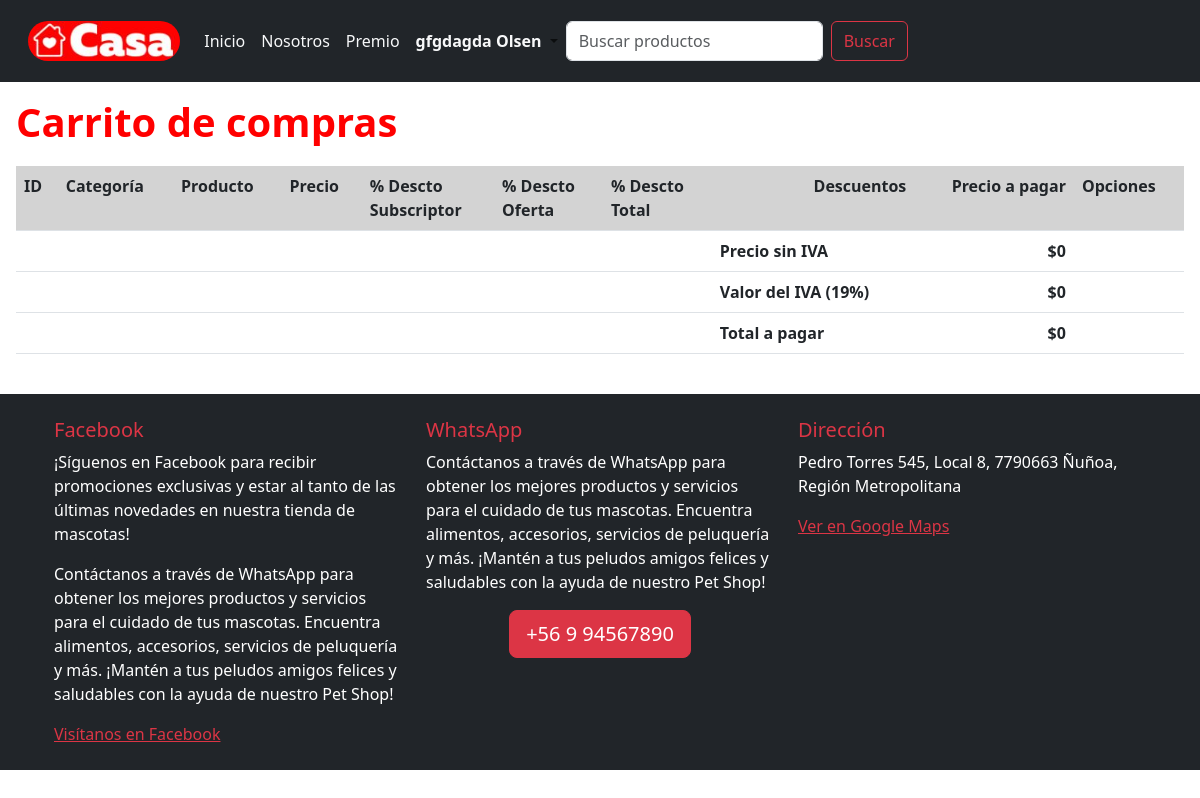
Before: /carrito (signed in) with the older database file.
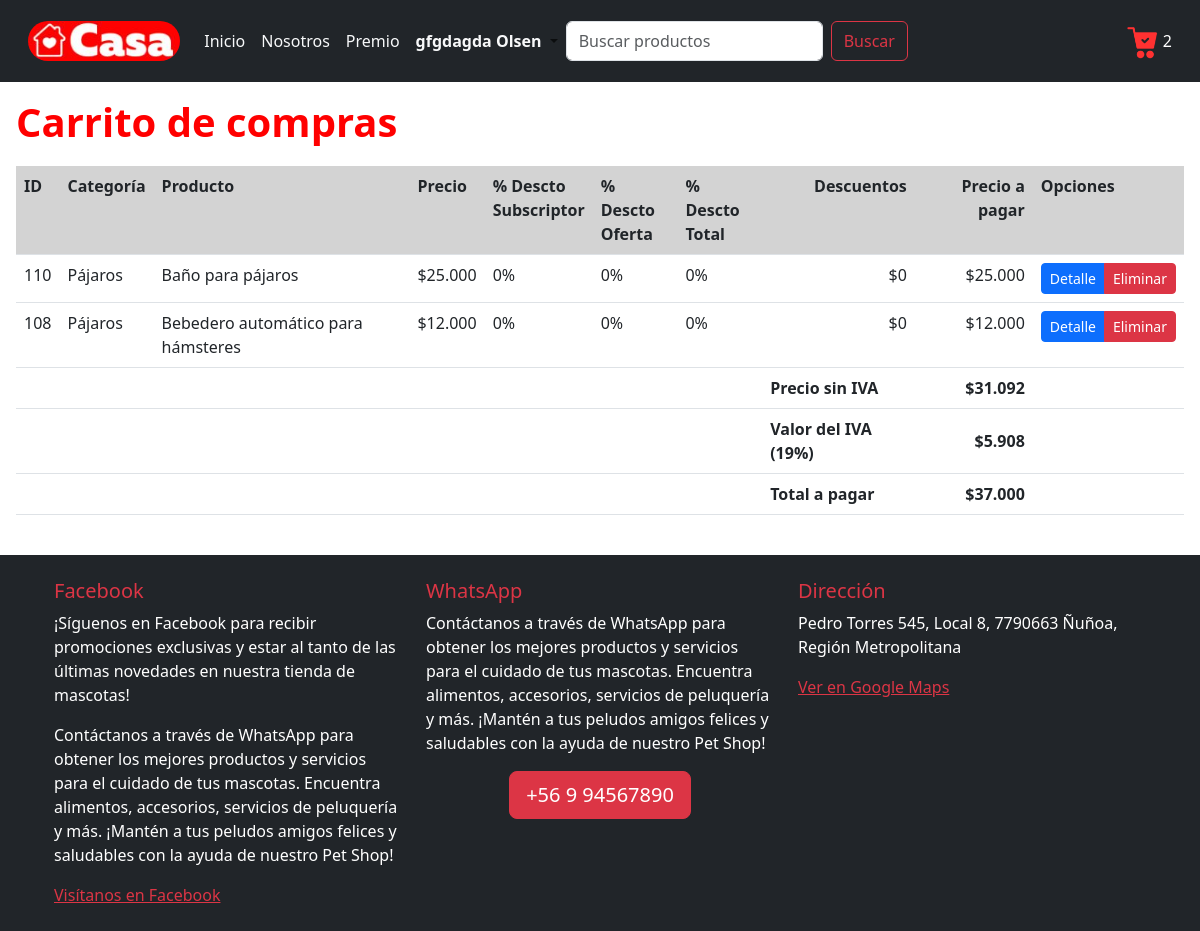
After: the same page with the newer database file.
### core/models.py (models this page shows, shortened)
class Carrito(models.Model):
    cliente = models.ForeignKey(Perfil, on_delete=models.DO_NOTHING)
    producto = models.ForeignKey(Producto, on_delete=models.DO_NOTHING)
    precio = models.IntegerField(blank=False, null=False, verbose_name='Precio')
    descuento_subscriptor = models.IntegerField(
        validators=[MinValueValidator(0), MaxValueValidator(100)],
        blank=False,
        null=False,
        verbose_name='Descto subs'
    )
    descuento_oferta = models.IntegerField(
        validators=[MinValueValidator(0), MaxValueValidator(100)],
        blank=False,
        null=False,
        verbose_name='Descto oferta'
    )
    descuento_total = models.IntegerField(
        validators=[MinValueValidator(0), MaxValueValidator(100)],
        blank=False,
        null=False,
        verbose_name='Descto total'
    )
    descuentos = models.IntegerField(blank=False, null=False, verbose_name='Descuentos')
    precio_a_pagar = models.IntegerField(blank=False, null=False, verbose_name='Precio a pagar')
    class Meta:
        db_table = 'Carrito'
        verbose_name = "Carrito de compras"
        verbose_name_plural = "Carritos de compras"
        ordering = ['cliente', 'producto']

class Producto(models.Model):
    categoria = models.ForeignKey(Categoria, on_delete=models.DO_NOTHING, verbose_name='Categoría')
    nombre = models.CharField(max_length=100, blank=False, null=False, verbose_name='Nombre producto')
    descripcion = models.CharField(max_length=400, blank=False, null=False, verbose_name='Descripción')
    precio = models.IntegerField(blank=False, null=False, verbose_name='Precio')
    descuento_subscriptor = models.IntegerField(
        validators=[MinValueValidator(0), MaxValueValidator(100)],
        blank=False,
        null=False,
        verbose_name='% Descuento subscriptor'
    )
    descuento_oferta = models.IntegerField(
        validators=[MinValueValidator(0), MaxValueValidator(100)],
        blank=False,
        null=False,
        verbose_name='% Descuento oferta'
    )
    imagen = models.ImageField(upload_to='productos/', blank=False, null=False, verbose_name='Imagen')
    class Meta:
        db_table = 'Producto'
        verbose_name = "Producto"
        verbose_name_plural = "Productos"
        ordering = ['categoria', 'nombre']

class Categoria(models.Model):
    nombre = models.CharField(max_length=100, blank=False, null=False, verbose_name='Nombre categoría')
    class Meta:
        db_table = 'Categoria'
        verbose_name = "Categoría de producto"
        verbose_name_plural = "Categorías de productos"
        ordering = ['nombre']

### core/views.py (the view)
# urls.py: path('carrito', carrito, name='carrito'),
def carrito(request):
    detalle_carrito = Carrito.objects.filter(cliente=request.user.perfil)
    total_a_pagar = 0
    for item in detalle_carrito:
        total_a_pagar += item.precio_a_pagar
    monto_sin_iva = int(round(total_a_pagar / 1.19))
    iva = total_a_pagar - monto_sin_iva
    context = {
        'detalle_carrito': detalle_carrito,
        'monto_sin_iva': monto_sin_iva,
        'iva': iva,
        'total_a_pagar': total_a_pagar,
    }
    return render(request, 'core/carrito.html', context)

### core/context_processors.py (called while the page is built)
def registrar_carrito(request):
    mostrar_carrito = False
    cantidad_productos = 0
    if request.user.is_authenticated:
        if request.user.perfil.tipo_usuario == 'Cliente':
            cantidad_productos = Carrito.objects.filter(cliente=request.user.perfil).count()
            mostrar_carrito = cantidad_productos > 0
    return {
        'mostrar_carrito': mostrar_carrito,
        'cantidad_productos': cantidad_productos,
    }

def carrito_variables(request):
    if request.user.is_authenticated and hasattr(request.user, 'perfil') and request.user.perfil.tipo_usuario == 'Cliente':
        detalle_carrito = Carrito.objects.filter(cliente=request.user.perfil)
        total_a_pagar = 0
        for item in detalle_carrito:
            total_a_pagar += item.precio_a_pagar
        monto_sin_iva = int(round(total_a_pagar / 1.19))
        iva = total_a_pagar - monto_sin_iva
        return {
            'detalle_carrito': detalle_carrito,
            'monto_sin_iva': monto_sin_iva,
            'iva': iva,
            'total_a_pagar': total_a_pagar,
        }
    return {}

### core/templatetags/custom_filters.py (called while the page is built)
@register.filter
def formatear_dinero(value):
    value = round(value)
    value = f'${value:,}'
    value = value.replace(',', '.')
    return value

@register.filter
def formatear_porcentaje(value):
    return f'{value}%'

### core/templates/core/carrito.html
{% extends 'core/base.html' %}
{% load static %}
{% load custom_filters %}
{% block content %}
    <h1> Carrito de compras </h1>
    <table id="tabla-principal" class="table table-hover">
        <thead>
            <tr>
                <th> ID </th>
                <th> Categoría </th>
                <th> Producto </th>
                <th> Precio </th>
                <th> % Descto <br> Subscriptor </th>
                <th> % Descto <br> Oferta </th>
                <th> % Descto <br> Total </th>
                <th class="text-end"> Descuentos </th>
                <th class="text-end"> Precio a pagar </th>
                <th> Opciones </th>
            </tr>
        </thead>
        <tbody>
            {% for item in detalle_carrito %}
                <tr>
                    <td> {{ item.id }} </td>
                    <td> {{ item.producto.categoria.nombre }} </td>
                    <td> {{ item.producto.nombre }} </td>
                    <td> {{ item.precio|formatear_dinero }} </td>
                    <td> {{ item.descuento_subscriptor|formatear_porcentaje }} </td>
                    <td> {{ item.descuento_oferta|formatear_porcentaje }} </td>
                    <td> {{ item.descuento_total|formatear_porcentaje }} </td>
                    <td class="text-end"> {{ item.descuentos|formatear_dinero }} </td>
                    <td class="text-end"> {{ item.precio_a_pagar|formatear_dinero }} </td>
                    <td>
                        <div class="btn-group">
                            <a href="{% url 'ficha' item.producto.id %}" class="btn btn-sm btn-primary"> Detalle </a>
                            <a href="{% url 'eliminar_producto_en_carrito' item.id %}" class="btn btn-sm btn-danger"> Eliminar </a>
                        </div>
                    </td>
                </tr>
            {% endfor %}
        <tfoot>
            <tr>
                <td></td>
                <td></td>
                <td></td>
                <td></td>
                <td></td>
                <td></td>
                <td></td>
                <td class="fw-bold"> Precio sin IVA </td>
                <td class="fw-bold text-end"> {{ monto_sin_iva|formatear_dinero }} </td>
                <td></td>
            </tr>
            <tr>
                <td></td>
                <td></td>
                <td></td>
                <td></td>
                <td></td>
                <td></td>
                <td></td>
                <td class="fw-bold"> Valor del IVA (19%) </td>
                <td class="fw-bold text-end"> {{ iva|formatear_dinero }} </td>
                <td></td>
            </tr>
            <tr>
                <td></td>
                <td></td>
                <td></td>
                <td></td>
                <td></td>
                <td></td>
                <td></td>
                <td class="fw-bold"> Total a pagar </td>
                <td class="fw-bold text-end"> {{ total_a_pagar|formatear_dinero }} </td>
                <td></td>
            </tr>
        </tfoot>
        </tbody>
    </table>
{% endblock content %}

### core/templates/core/base.html (shortened to what this page needs)
{% load static %}
{% load custom_filters %}
<!DOCTYPE html>
<html lang="es">
<head>
    <link rel="stylesheet" href="{% static 'core/css/style-carrito.css' %}" />
    <link rel="stylesheet" href="{% static 'core/css/base.css' %}">
    <link href="https://cdn.jsdelivr.net/npm/bootstrap@5.3.0/dist/css/bootstrap.min.css" rel="stylesheet">
    <link href="https://cdn.datatables.net/1.13.4/css/dataTables.bootstrap5.min.css" rel="stylesheet">
    <link href="{% static 'core/css/base.css'%}" rel="stylesheet">
</head>
<body>
    {% block navbar %}
      <nav class="navbar navbar-expand-lg text-bg-dark p-3">
        <div class="container-fluid">
          <a class="navbar-brand" href="{% url 'index' %}">
            <img class="rounded-pill" src="{% static 'core/images/logo.jpg' %}" style="height: 40px;;" alt="logo">
          </a>
          <div class="collapse navbar-collapse" id="navbarSupportedContent">
            <ul class="navbar-nav me-auto mb-2 mb-lg-0">
              <li class="nav-item">
                <a class="nav-link active text-light" aria-current="page" href="{% url 'index' %}">Inicio</a>
              </li>
              <li class="nav-item">
                <a class="nav-link text-light text-light" aria-current="page" href="{% url 'nosotros' %}"> Nosotros </a>
              </li>
              <li class="nav-item">
                <a class="nav-link text-light text-light" aria-current="page" href="{% url 'api' %}"> Premio </a>
              </li>
              {% if user.is_authenticated %}
                <li class="nav-item dropdown">
                  <a class="nav-link dropdown-toggle" href="#" role="button" data-bs-toggle="dropdown"
                      aria-expanded="false" href="{% url 'ingresar' %}">
                    {% if user.is_superuser %}
                      <span class="text-danger fw-bold">
                    {% elif user.is_staff %}
                      <span class="text-warning fw-bold">
                    {% else %}
                      <span class="text-light fw-bold">
                    {% endif %}
                      {{ user.first_name }} {{ user.last_name }}
                    </span>
                  </a>
                </li>
              {% endif %}
              <form method="post" action="{% url 'index' %}" class="d-flex" role="search">
                <input class="form-control me-2" type="search" placeholder="Buscar productos"
                    aria-label="Search" id="buscar" id="buscar" name="buscar">
                <button class="btn btn-outline-danger" type="submit"> Buscar </button>
              </form>
            </ul>
            <div>
            <div>
              {% if mostrar_carrito %}
                  <div class="carrito-wrapper d-flex float-end mt-1">
                    <div id="carritoNav">
                    <img src="{% static 'core/images/carritos.png' %}" width="32px">
                    {{ cantidad_productos }}
                  </div>
                </div>
              {% endif %}
            </div>
            </div>
          </div>
        </div>
      </nav>
    {% endblock navbar %}
    <div class="content m-3">
        {% block content %}
        {% endblock content %}
    </div>
    <br>
    <footer>
        <footer class="bg-dark text-white text-center text-lg-start">
          <div class="container p-4">
            <div class="row">
              <div class="col-lg-4 col-md-6 mb-4 mb-md-0">
                <h5 class="text-danger">Facebook</h5>
                <p>¡Síguenos en Facebook para recibir promociones exclusivas y estar al tanto de las últimas novedades en nuestra tienda de mascotas! </p>
                <p>Contáctanos a través de WhatsApp para obtener los mejores productos y servicios para el cuidado de tus mascotas. Encuentra alimentos, accesorios, servicios de peluquería y más. ¡Mantén a tus peludos amigos felices y saludables con la ayuda de nuestro Pet Shop!</p>
                <a href="https://www.facebook.com/TuTiendaDeMascotas" target="_blank" rel="noopener noreferrer" class="text-danger">Visítanos en Facebook</a>
              </div>
              <div class="col-lg-4 col-md-6 mb-4 mb-md-0">
                <h5 class="text-danger">WhatsApp</h5>
                <p class="font-size-lg">Contáctanos a través de WhatsApp para obtener los mejores productos y servicios para el cuidado de tus mascotas. Encuentra alimentos, accesorios, servicios de peluquería y más. ¡Mantén a tus peludos amigos felices y saludables con la ayuda de nuestro Pet Shop!</p>
                <div class="d-flex justify-content-center">
                  <a href="https://web.whatsapp.com/" class="btn btn-danger btn-lg font-weight-bold" target="_blank">+56 9 94567890</a>
                </div>
              </div>
              <div class="col-lg-4 col-md-12 mb-4 mb-md-0">
                <h5 class="text-danger">Dirección</h5>
                <p>Pedro Torres 545, Local 8, 7790663 Ñuñoa, Región Metropolitana</p>
                <a href="https://www.google.com/maps?q=Pedro+Torres+545,+Local+8,+7790663+Ñuñoa,+Región+Metropolitana" target="_blank" rel="noopener noreferrer" class="text-danger">Ver en Google Maps</a>
              </div>
            </div>
          </div>
        </footer>
    </footer>
</body>
</html>

### core/static/core/css/style-carrito.css (style rules this page uses)
.carrito-wrapper { position: relative; }
#carritoNav { cursor: pointer; }

### core/static/core/css/base.css (style rules this page uses)
h1 { color: red !important; font-weight: bolder; margin-bottom: 20px; }
th { vertical-align: top; background-color: lightgray !important; }

Changed rows visible on the page:
added Carrito: id "110", producto.categoria.nombre "Pájaros", producto.nombre "Baño para pájaros", precio "$25.000", descuento_subscriptor "0%", descuento_oferta "0%", descuento_total "0%", descuentos "$0", precio_a_pagar "$25.000"
added Carrito: id "108", producto.categoria.nombre "Pájaros", producto.nombre "Bebedero automático para hámsteres", precio "$12.000", descuento_subscriptor "0%", descuento_oferta "0%", descuento_total "0%", descuentos "$0", precio_a_pagar "$12.000"
Other visible differences:
{{ cantidad_productos }}: (not shown) → "2"
{{ monto_sin_iva|formatear_dinero }}: "$0" → "$31.092"
{{ iva|formatear_dinero }}: "$0" → "$5.908"
{{ total_a_pagar|formatear_dinero }}: "$0" → "$37.000"
